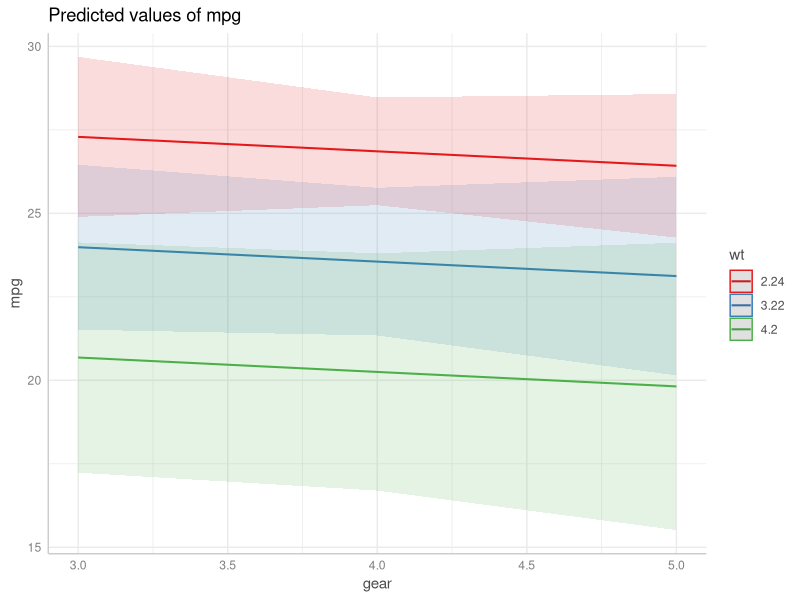
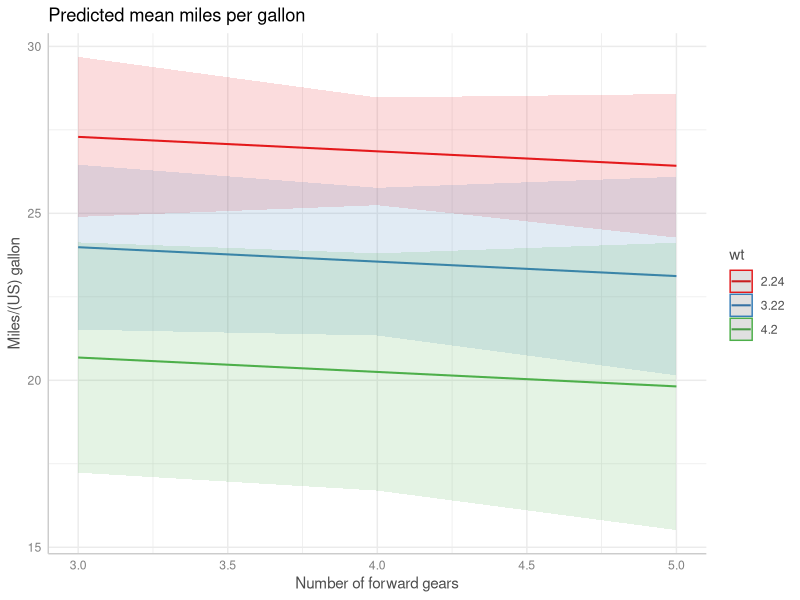
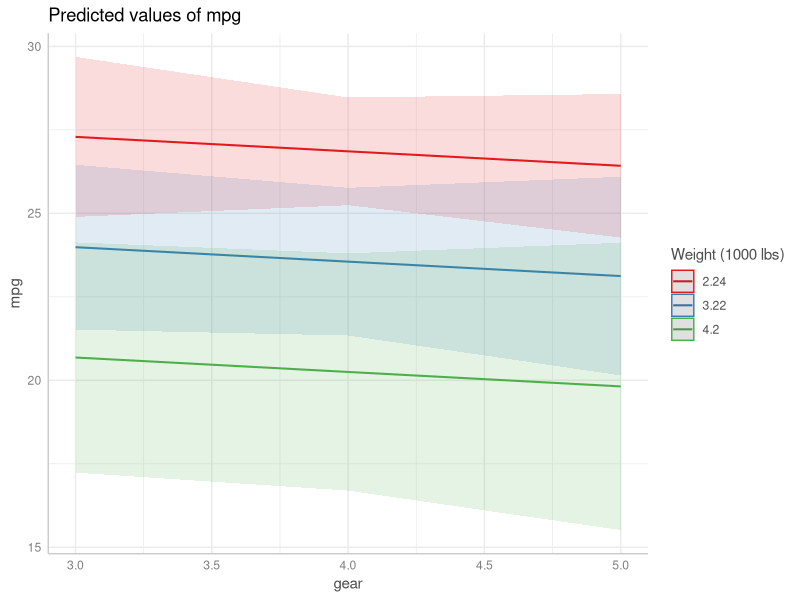
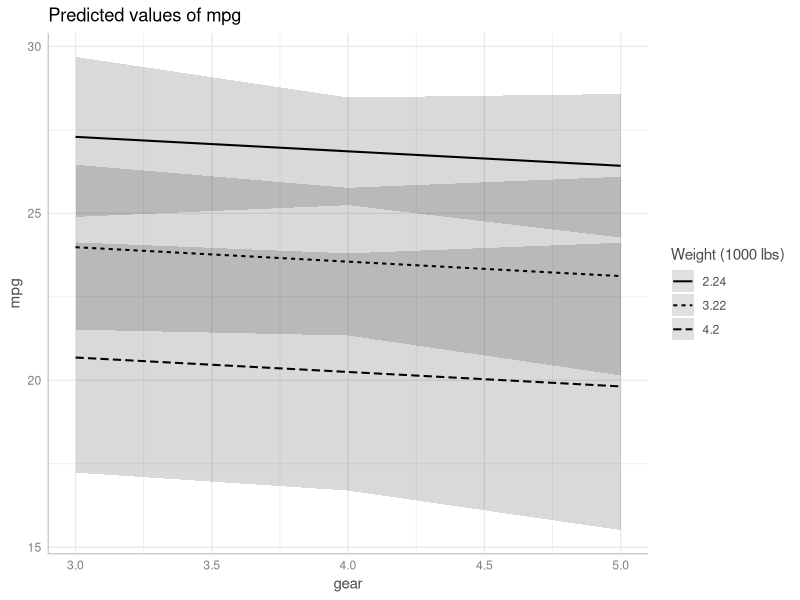
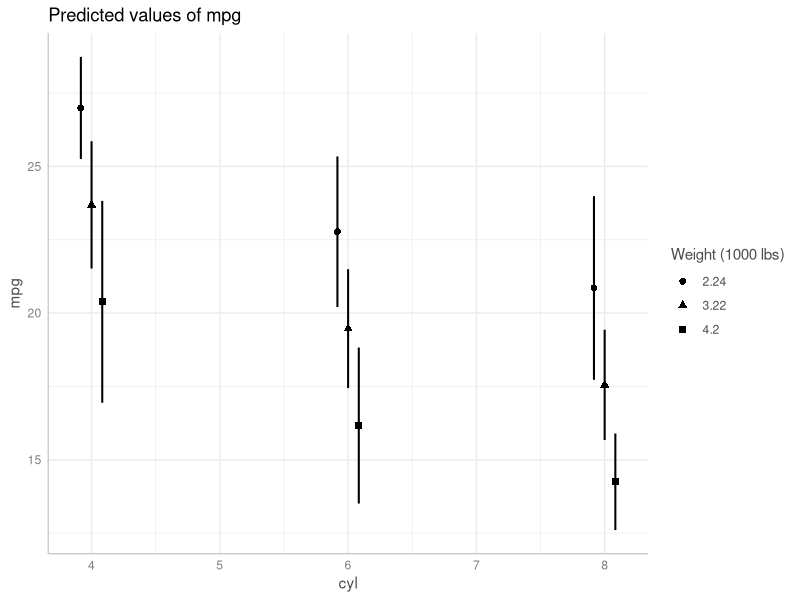
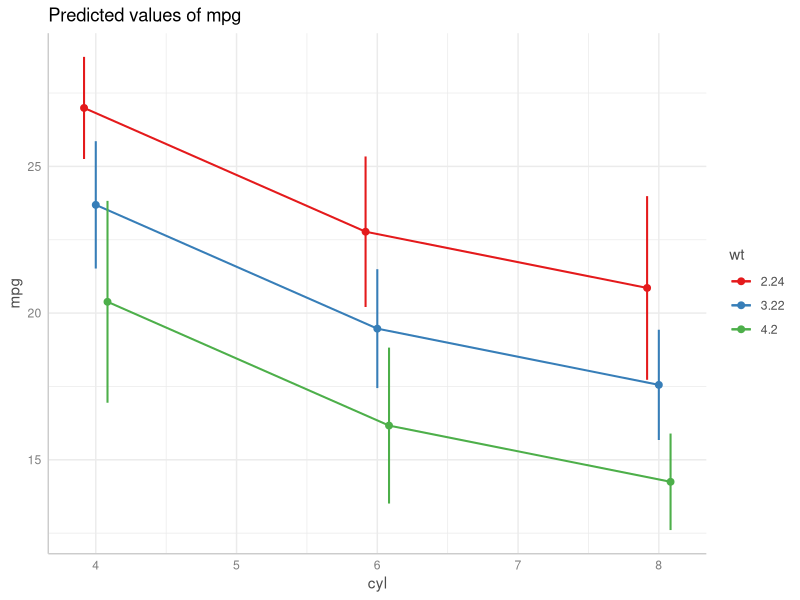
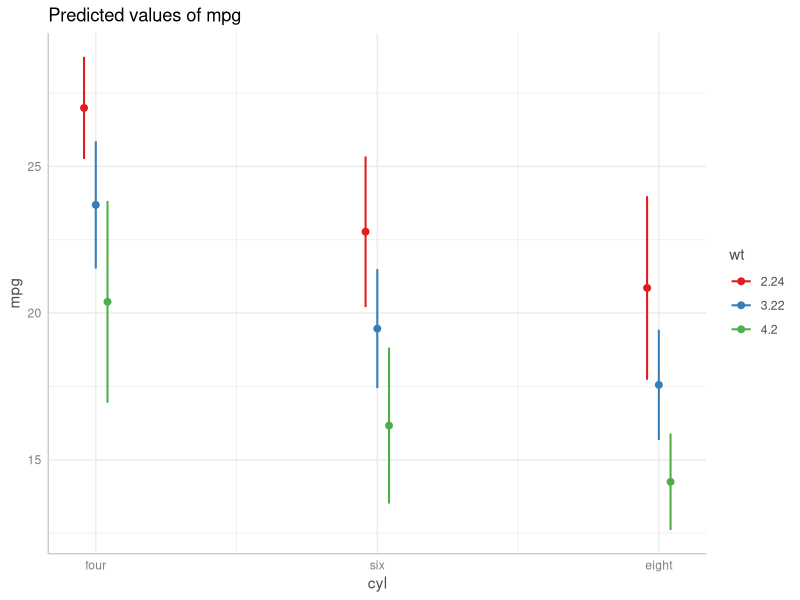
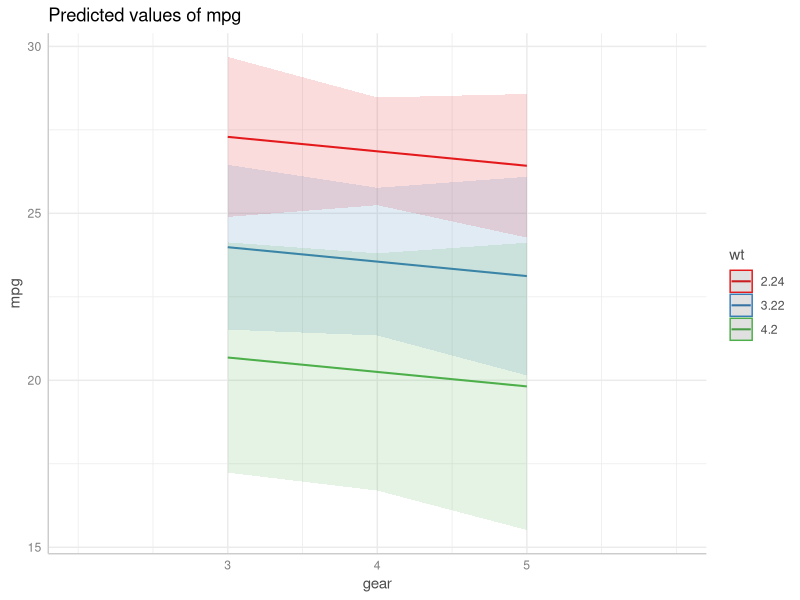

Write the R code that produced these figures, in order.
## ---- chunk 1
knitr::opts_chunk$set(
  collapse = TRUE,
  comment = "#>",
  dev = "png",
  fig.width = 7,
  fig.height = 4,
  message = FALSE,
  warning = FALSE
)
options(width = 800)
if (!requireNamespace("ggplot2", quietly = TRUE)) {
  knitr::opts_chunk$set(eval = FALSE)
}
## ---- chunk 2
library(ggeffects)
library(ggplot2)

data(mtcars)
m <- lm(mpg ~ gear + as.factor(cyl) + wt, data = mtcars)

# continuous x-axis
dat <- predict_response(m, terms = c("gear", "wt"))

# discrete x-axis
dat_categorical <- predict_response(m, terms = c("cyl", "wt"))

# default plot
plot(dat)
## ---- chunk 3
plot(dat) +
  labs(
    x = "Number of forward gears",
    y = "Miles/(US) gallon",
    title = "Predicted mean miles per gallon"
  )
## ---- chunk 4
plot(dat) + labs(colour = "Weight (1000 lbs)")
## ---- chunk 5
plot(dat, colors = "bw") + labs(linetype = "Weight (1000 lbs)")
## ---- chunk 6
plot(dat_categorical, colors = "bw") + labs(shape = "Weight (1000 lbs)")
## ---- chunk 7
plot(dat_categorical, connect_lines = TRUE)
## ---- chunk 8
plot(dat_categorical) +
  scale_x_continuous(labels = c("four", "six", "eight"), breaks = c(4, 6, 8))
## ---- chunk 9
plot(dat) + scale_x_continuous(breaks = 3:5, limits = c(2, 6))
## ---- chunk 10
plot(dat_categorical, breaks = seq(12, 30, 2), limits = c(12, 30))
## ---- chunk 11
plot(dat) +
  scale_colour_brewer(palette = "Set1", labels = c("-1 SD", "Mean", "+1 SD")) +
  scale_fill_brewer(palette = "Set1")
## ---- chunk 12
plot(dat, colors = "bw") +
  scale_linetype_manual(values = 15:17, labels = c("-1 SD", "Mean", "+1 SD"))
## ---- chunk 13
plot(dat_categorical, colors = "bw") +
  scale_shape_manual(values = 1:3, labels = c("-1 SD", "Mean", "+1 SD"))
